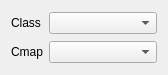
         <widget class="QWidget" name="page_9">
          <property name="geometry">
           <rect>
            <x>0</x>
            <y>0</y>
            <width>168</width>
            <height>75</height>
           </rect>
          </property>
          <attribute name="label">
           <string>Colormap</string>
          </attribute>
          <layout class="QGridLayout" name="gridLayout_25">
           <item row="0" column="1">
            <widget class="QComboBox" name="comboBox_cmap3D"/>
           </item>
           <item row="1" column="1">
            <widget class="QComboBox" name="comboBox_cmap3D_2"/>
           </item>
           <item row="0" column="0">
            <widget class="QLabel" name="label_40">
             <property name="sizePolicy">
              <sizepolicy hsizetype="Maximum" vsizetype="Preferred">
               <horstretch>0</horstretch>
               <verstretch>0</verstretch>
              </sizepolicy>
             </property>
             <property name="text">
              <string>Class</string>
             </property>
            </widget>
           </item>
           <item row="1" column="0">
            <widget class="QLabel" name="label_41">
             <property name="sizePolicy">
              <sizepolicy hsizetype="Maximum" vsizetype="Preferred">
               <horstretch>0</horstretch>
               <verstretch>0</verstretch>
              </sizepolicy>
             </property>
             <property name="text">
              <string>Cmap</string>
             </property>
            </widget>
           </item>
          </layout>
         </widget>
